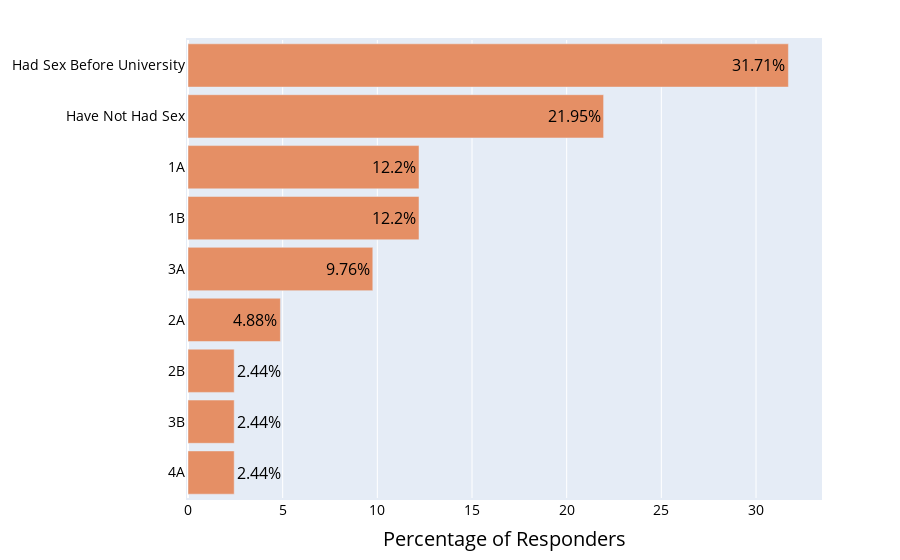

The notebook cell saved with this chart:
### Markdown cell above
# Slide 13 - Sex

### Code cell
top_labels = ['Had Sex Before University', 'Have Not Had Sex', '4A', '3B', '3A', '2B', '2A', '1B', '1A']
colors = ['rgb(240,191,166)', 'rgb(217,96,37)', 'rgb(222,111,57)', 'rgb(225,127,79)', 'rgb(229,143,101)', 'rgb(233,159,123)', 'rgb(236,175,145)', 'rgb(240,191,166)', 'rgb(252,241,235)']

values = [31.71, 21.95, 2.44, 2.44, 9.76, 2.44, 4.88, 12.20, 12.20]

fig = go.Figure(data=[go.Bar(x=values, 
                             y=top_labels, 
                             text=values, 
                             marker_color='rgb(229,143,101)',
                             textfont_color='#000000',
                             orientation='h',
                             textfont_size=16
                             )])
fig.update_layout(
    yaxis=dict(
        categoryorder='total ascending', 
        color='#000000',
        titlefont_size=20,
        tickfont_size=14
    ), 
    xaxis=dict(
        title='Percentage of Responders',
        color='#000000',
        titlefont_size=20,
        tickfont_size=14
    ),
    bargap=0.15, 
    margin=dict(l=80, r=80, t=40, b=40, pad=2))
fig.update_traces(texttemplate='%{text}%', textposition='auto')
iplot(fig)
fig.write_image("presentationImages/SOCIAL_S13_Sex_MonoColors.png", width=800, height=800)

### Figure 1 — Plotly figure (JSON) as saved in the notebook; plotly's stock layout.template omitted (floating-point values rounded to 4 significant figures)
{"data": [{"marker": {"color": "rgb(229,143,101)"}, "orientation": "h", "text": ["31.71", "21.95", "2.44", "2.44", "9.76", "2.44", "4.88", "12.2", "12.2"], "textfont": {"color": "#000000", "size": 16}, "textposition": "auto", "texttemplate": "%{text}%", "type": "bar", "x": [31.71, 21.95, 2.44, 2.44, 9.76, 2.44, 4.88, 12.2, 12.2], "y": ["Had Sex Before University", "Have Not Had Sex", "4A", "3B", "3A", "2B", "2A", "1B", "1A"]}], "layout": {"bargap": 0.15, "margin": {"b": 40, "l": 80, "pad": 2, "r": 80, "t": 40}, "xaxis": {"color": "#000000", "tickfont": {"size": 14}, "title": {"font": {"size": 20}, "text": "Percentage of Responders"}}, "yaxis": {"categoryorder": "total ascending", "color": "#000000", "tickfont": {"size": 14}, "title": {"font": {"size": 20}}}}}
